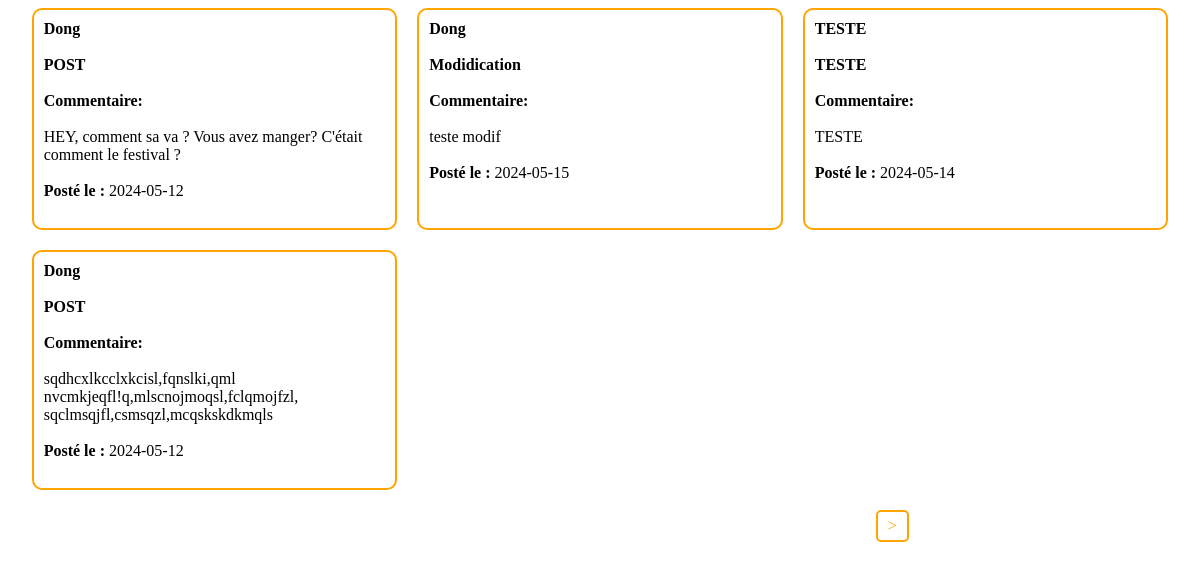
The page /WEBSITE/Front/HTML/Afficher_commentaire.php on the database its author committed.
### tables this page shows
CREATE TABLE IF NOT EXISTS `comments` (
  `id` int NOT NULL AUTO_INCREMENT,
  `pseudo` varchar(255) NOT NULL,
  `date` date NOT NULL,
  `commentaire` text NOT NULL,
  `reference` varchar(2555) NOT NULL,
  PRIMARY KEY (`id`)
);

### WEBSITE/Front/HTML/Afficher_commentaire.php (the view, shortened to what this page needs)
<!DOCTYPE html>
<html lang="en">
<head>
    <link rel="stylesheet" href="../CSS/commentaire.css">
</head>
<body>
<?php
    $bdd = new PDO('mysql:host=db;dbname=espace_membres', 'root', '');
    $page = isset($_GET['page']) ? $_GET['page'] : 1;
    $comments_par_page = 4;
    $debut = ($page - 1) * $comments_par_page;
    $requete = $bdd->prepare("SELECT pseudo, commentaire, date, reference FROM comments LIMIT :debut, :limite");
    $requete->bindValue(':debut', $debut, PDO::PARAM_INT);
    $requete->bindValue(':limite', $comments_par_page, PDO::PARAM_INT);
    $requete->execute();
    echo '<div class="commentaire">';
    while ($row = $requete->fetch(PDO::FETCH_ASSOC)) {
        echo '<div class="contenue">';
        echo '<strong>'. $row['pseudo'] . '</strong> ' . '<br>' . '<br>';
        echo '<strong>' . $row['reference'] . '</strong> ' . '<br>' . '<br>';
        echo '<strong>Commentaire:</strong> ' . '<br>' . '<br>' . $row['commentaire'] . '<br>' . '<br>';
        echo '<strong>Posté le : </strong> ' . $row['date'] . '<br>' . '<br>';
        echo '</div>';
    }
    echo '</div>';
    $requete_total = $bdd->query("SELECT COUNT(*) AS total FROM comments");
    $total = $requete_total->fetch(PDO::FETCH_ASSOC)['total'];
    $nombre_de_pages = ceil($total / $comments_par_page);
    echo '<div style="margin-top: 20px; display: flex; flex-direction: row;">';
    if ($page < $nombre_de_pages) {
        if ($page == 1) {
            echo '<a href="?page='.($page + 1).'" class="bouton-page bouton-suivant" style="margin-left: 73.3%;" >&gt;</a>';
        } else {
            echo '<a href="?page='.($page + 1).'" class="bouton-page bouton-suivant">&gt;</a>';
        }
    }
    echo '</div>';
?>
</body>
</html>

### WEBSITE/Front/CSS/commentaire.css (style rules this page uses)
.commentaire { display: grid; grid-template-columns: repeat(auto-fill, minmax(300px, 1fr)); gap: 20px; justify-content: center; margin-left: 2%; margin-right: 2%; }
.contenue { border-radius: 10px; border: 2px solid orange; background-color: white; padding: 10px; word-wrap: break-word; }
.bouton-page { display: inline-block; padding: 5px 10px; border: 2px solid orange; background-color: white; color: orange; text-decoration: none; border-radius: 5px; margin-right: 10px; }
.bouton-suivant { margin-left: 46%; }

### rows shown on the page
comments: pseudo "Dong", reference "POST", commentaire "HEY, comment sa va ? Vous avez manger? C'était comment le festival ?", date "2024-05-12"
comments: pseudo "Dong", reference "Modidication", commentaire "teste modif", date "2024-05-15"
comments: pseudo "TESTE", reference "TESTE", commentaire "TESTE", date "2024-05-14"
comments: pseudo "Dong", reference "POST", commentaire "sqdhcxlkcclxkcisl,fqnslki,qml nvcmkjeqfl!q,mlscnojmoqsl,fclqmojfzl, sqclmsqjfl,csmsqzl,mcqskskdkmqls", date "2024-05-12"
